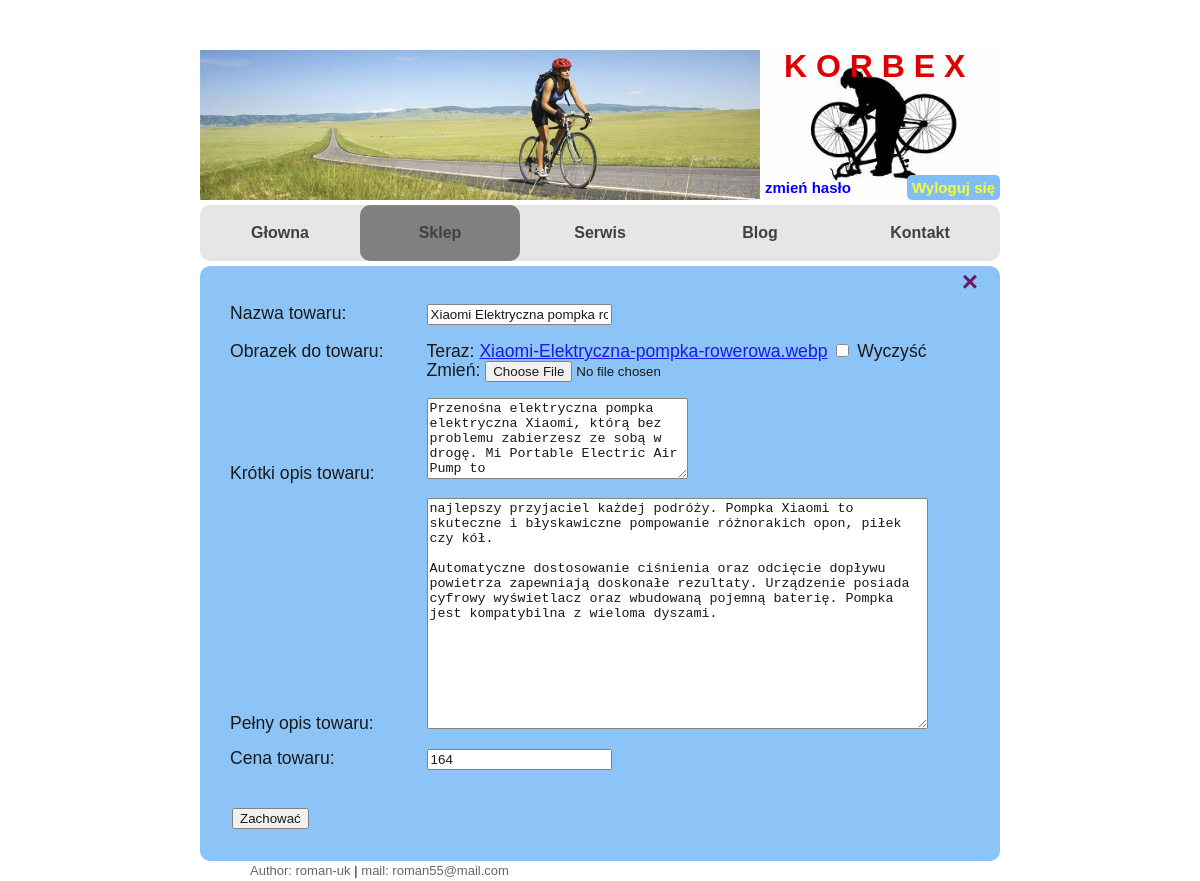
/store/update3 (signed in), run on an earlier commit of the app's database.
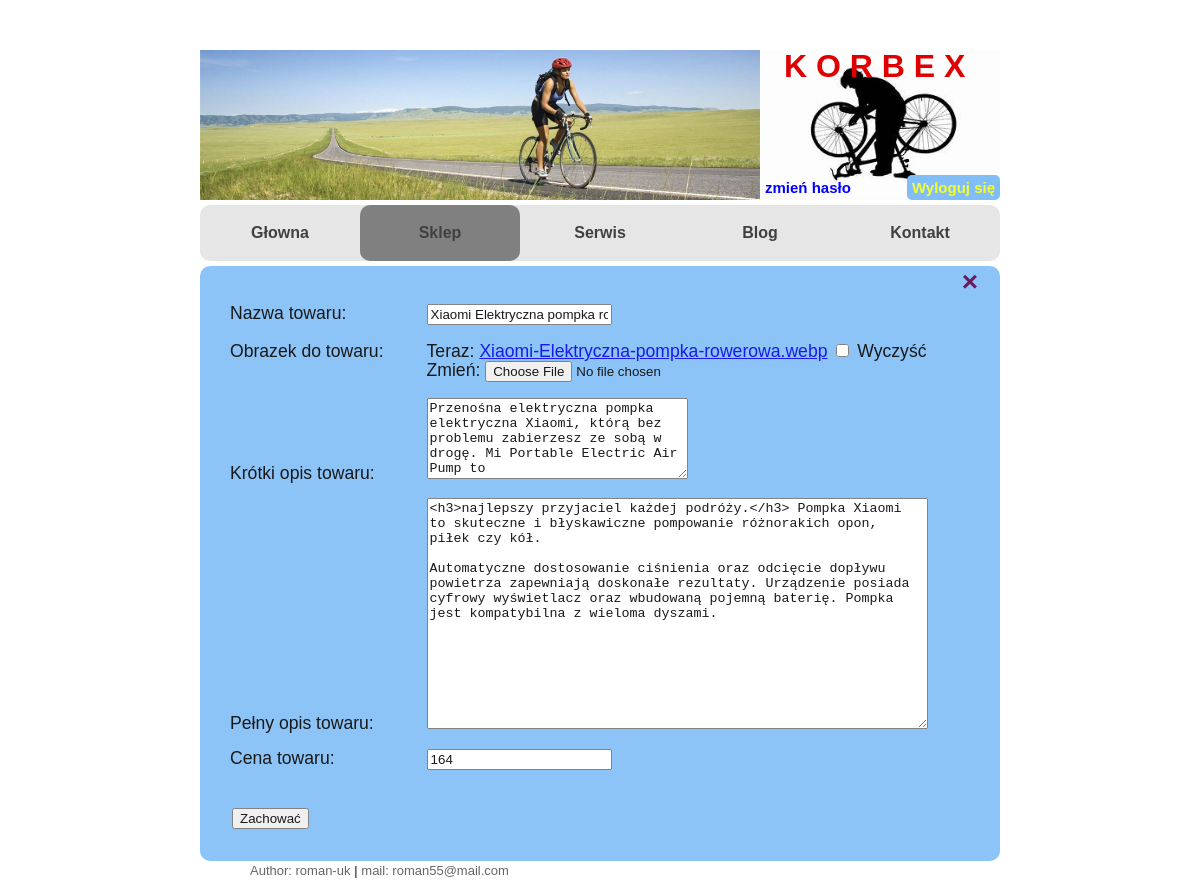
And on a later commit of the database.
### korbex/models.py (models this page shows, shortened)
class StoreProducts(models.Model):
    image = models.ImageField(null=True, blank=True, verbose_name='Obrazek do towaru', upload_to='store_image')
    name_product = models.CharField(max_length=40, unique=True, verbose_name='Nazwa towaru')
    incomplete_description = models.TextField(max_length=180, verbose_name='Krótki opis towaru')
    continue_description = models.TextField(null=True, blank=True, verbose_name='Pełny opis towaru')
    price = models.PositiveIntegerField(verbose_name='Cena towaru')

### korbex/views.py (the view)
# urls.py: path('store/update<int:pk>', views.UpdateStore.as_view(), name='store_update'),
class UpdateStore(LoginRequiredMixin, UpdateView):
    model = StoreProducts
    form_class = StoreProductsForm
    template_name = 'korbex/store-update.html'
    success_url = '/store'

### korbex/forms.py
class StoreProductsForm(forms.ModelForm):
    class Meta:
        model = StoreProducts
        fields = ['name_product', 'image', 'incomplete_description', 'continue_description', 'price']
        widgets = {
            'name_product': forms.TextInput(attrs={
                'placeholder': 'Wpisz nazwę towaru'
            }),
            'incomplete_description': forms.Textarea(attrs={
                'placeholder': 'Napisz krótki opis towaru do 180 znaków',
                'cols': 30, 'rows': 5,
            }),
            'continue_description': forms.Textarea(attrs={
                'placeholder': 'Podaj pełny opis towaru',
                'cols': 60, 'rows': 15
            }),
        }

### korbex/templates/korbex/store-update.html (shortened to what this page needs)
{% extends './index.html' %}
{% load static %}
{%block store%}
    active
{%endblock%}
{% block content %}
<div class="content-store">
    <a href="{% url 'store_p' %}" class="close">&times;</a>
    <form method="post" enctype="multipart/form-data">
        <table class="table-form">
            {{form.as_table}}
        </table>
        <input style="margin:30px" type="submit" value="Zachować"/>
    </form>
</div>
{% endblock %}

What changed in the data, as far as the page shows it:
changed StoreProducts "Xiaomi Elektryczna pompka rowerowa AUTO": continue_description "najlepszy przyjaciel każdej podróży. Pompka Xiaomi to skuteczne…" → "<h3>najlepszy przyjaciel każdej podróży.</h3> Pompka Xiaomi to skuteczne…"
